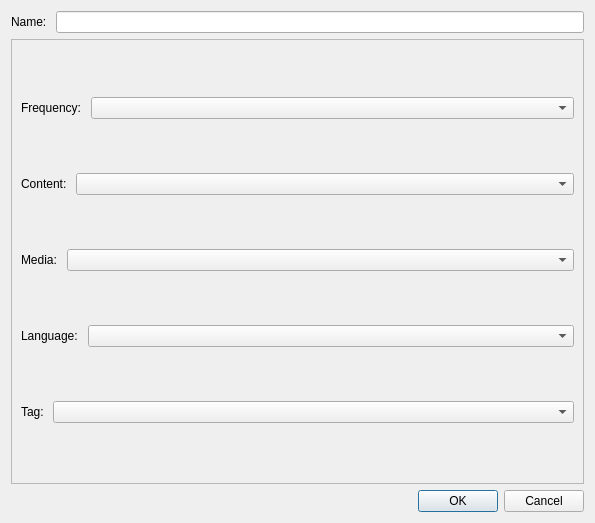
<?xml version="1.0" encoding="UTF-8"?>
<ui version="4.0">
 <class>LinFilterDialog</class>
 <widget class="QDialog" name="LinFilterDialog">
  <property name="geometry">
   <rect>
    <x>0</x>
    <y>0</y>
    <width>595</width>
    <height>523</height>
   </rect>
  </property>
  <property name="windowTitle">
   <string>Category Options</string>
  </property>
  <layout class="QVBoxLayout" name="verticalLayout_2">
   <item>
    <layout class="QHBoxLayout" name="horizontalLayout_6">
     <item>
      <widget class="QLabel" name="nameLabel">
       <property name="sizePolicy">
        <sizepolicy hsizetype="Fixed" vsizetype="Preferred">
         <horstretch>0</horstretch>
         <verstretch>0</verstretch>
        </sizepolicy>
       </property>
       <property name="text">
        <string>Name: </string>
       </property>
      </widget>
     </item>
     <item>
      <widget class="QLineEdit" name="nameEdit"/>
     </item>
    </layout>
   </item>
   <item>
    <widget class="QScrollArea" name="scrollArea">
     <property name="widgetResizable">
      <bool>true</bool>
     </property>
     <widget class="QWidget" name="scrollAreaWidgetContents">
      <property name="geometry">
       <rect>
        <x>0</x>
        <y>0</y>
        <width>569</width>
        <height>423</height>
       </rect>
      </property>
      <layout class="QVBoxLayout" name="verticalLayout">
       <item>
        <layout class="QHBoxLayout" name="horizontalLayout">
         <item>
          <widget class="QLabel" name="freqLabel">
           <property name="sizePolicy">
            <sizepolicy hsizetype="Fixed" vsizetype="Preferred">
             <horstretch>0</horstretch>
             <verstretch>0</verstretch>
            </sizepolicy>
           </property>
           <property name="text">
            <string>Frequency: </string>
           </property>
          </widget>
         </item>
         <item>
          <widget class="QComboBox" name="freqComboBox"/>
         </item>
        </layout>
       </item>
       <item>
        <layout class="QHBoxLayout" name="horizontalLayout_2">
         <item>
          <widget class="QLabel" name="contentLabel">
           <property name="sizePolicy">
            <sizepolicy hsizetype="Fixed" vsizetype="Preferred">
             <horstretch>0</horstretch>
             <verstretch>0</verstretch>
            </sizepolicy>
           </property>
           <property name="text">
            <string>Content: </string>
           </property>
          </widget>
         </item>
         <item>
          <widget class="QComboBox" name="contentComboBox"/>
         </item>
        </layout>
       </item>
       <item>
        <layout class="QHBoxLayout" name="horizontalLayout_3">
         <item>
          <widget class="QLabel" name="label_3">
           <property name="sizePolicy">
            <sizepolicy hsizetype="Fixed" vsizetype="Preferred">
             <horstretch>0</horstretch>
             <verstretch>0</verstretch>
            </sizepolicy>
           </property>
           <property name="text">
            <string>Media: </string>
           </property>
          </widget>
         </item>
         <item>
          <widget class="QComboBox" name="mediaComboBox"/>
         </item>
        </layout>
       </item>
       <item>
        <layout class="QHBoxLayout" name="horizontalLayout_4">
         <item>
          <widget class="QLabel" name="langLabel">
           <property name="sizePolicy">
            <sizepolicy hsizetype="Fixed" vsizetype="Preferred">
             <horstretch>0</horstretch>
             <verstretch>0</verstretch>
            </sizepolicy>
           </property>
           <property name="text">
            <string>Language: </string>
           </property>
          </widget>
         </item>
         <item>
          <widget class="QComboBox" name="langComboBox"/>
         </item>
        </layout>
       </item>
       <item>
        <layout class="QHBoxLayout" name="horizontalLayout_5">
         <item>
          <widget class="QLabel" name="tagLabel">
           <property name="sizePolicy">
            <sizepolicy hsizetype="Fixed" vsizetype="Preferred">
             <horstretch>0</horstretch>
             <verstretch>0</verstretch>
            </sizepolicy>
           </property>
           <property name="text">
            <string>Tag: </string>
           </property>
          </widget>
         </item>
         <item>
          <widget class="QComboBox" name="tagComboBox"/>
         </item>
        </layout>
       </item>
      </layout>
     </widget>
    </widget>
   </item>
   <item>
    <widget class="QDialogButtonBox" name="buttonBox">
     <property name="orientation">
      <enum>Qt::Horizontal</enum>
     </property>
     <property name="standardButtons">
      <set>QDialogButtonBox::Cancel|QDialogButtonBox::Ok</set>
     </property>
    </widget>
   </item>
  </layout>
 </widget>
 <resources/>
 <connections>
  <connection>
   <sender>buttonBox</sender>
   <signal>accepted()</signal>
   <receiver>LinFilterDialog</receiver>
   <slot>accept()</slot>
   <hints>
    <hint type="sourcelabel">
     <x>248</x>
     <y>254</y>
    </hint>
    <hint type="destinationlabel">
     <x>157</x>
     <y>274</y>
    </hint>
   </hints>
  </connection>
  <connection>
   <sender>buttonBox</sender>
   <signal>rejected()</signal>
   <receiver>LinFilterDialog</receiver>
   <slot>reject()</slot>
   <hints>
    <hint type="sourcelabel">
     <x>316</x>
     <y>260</y>
    </hint>
    <hint type="destinationlabel">
     <x>286</x>
     <y>274</y>
    </hint>
   </hints>
  </connection>
 </connections>
</ui>
